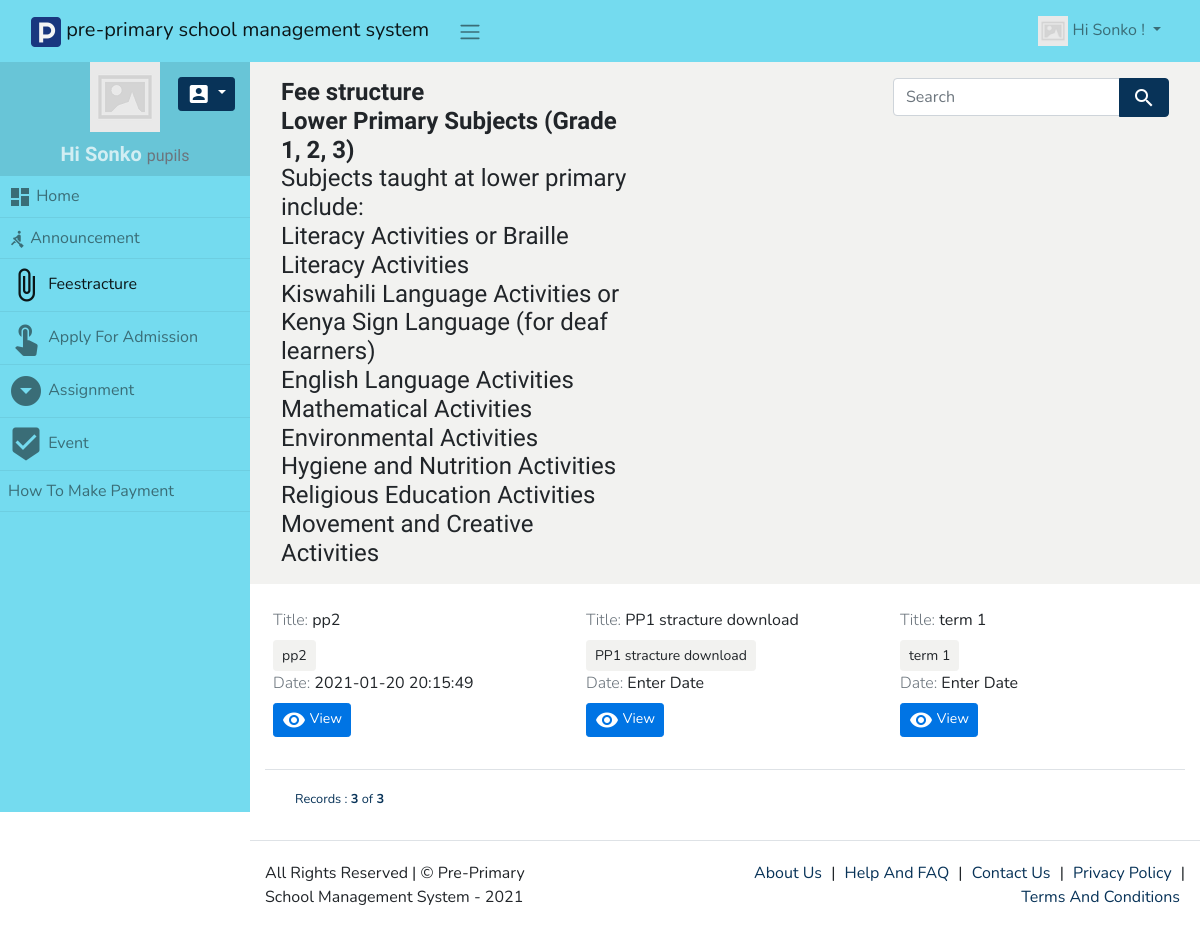
Page /feestracture (signed in) on the committed database.
### tables this page shows
CREATE TABLE `feestracture` (
  `id` int(11) NOT NULL,
  `title` varchar(255) NOT NULL,
  `content` varchar(255) NOT NULL,
  `date` varchar(255) NOT NULL
);

### app/views/partials/feestracture/list.php (the view, shortened to what the rows shown need)
<?php
$can_edit = ACL::is_allowed("feestracture/edit");
$can_view = ACL::is_allowed("feestracture/view");
?>
<?php
$page_element_id = "list-page-" . random_str();
$current_page = $this->set_current_page_link();
$view_data = $this->view_data;
$records = $view_data->records;
?>
<section class="page" id="<?php echo $page_element_id; ?>" data-page-type="list"  data-display-type="grid" data-page-url="<?php print_link($current_page); ?>">
                                            <div  class="">
                                                <div class="container-fluid">
                                                    <div class="row ">
                                                        <div class="col-md-12 comp-grid">
                                                            <div  class=" animated fadeIn page-content">
                                                                <div id="feestracture-list-records">
                                                                    <?php
                                                                    if(!empty($records)){
                                                                    ?>
                                                                    <div id="page-report-body">
                                                                        <div class="row sm-gutters page-data" id="page-data-<?php echo $page_element_id; ?>">
                                                                            <?php
                                                                            foreach($records as $data){
                                                                            $rec_id = (!empty($data['id']) ? urlencode($data['id']) : null);
                                                                            ?>
                                                                            <div class="col-sm-4">
                                                                                <div class="card-small p-2 mb-3 animated bounceIn">
                                                                                    <div class="mb-2">
                                                                                        <span <?php if($can_edit){ ?> data-value="<?php echo $data['title']; ?>"
                                                                                            class="is-editable" <?php } ?>>
                                                                                            <span class="font-weight-light text-muted ">
                                                                                                Title:
                                                                                            </span>
                                                                                            <?php echo $data['title']; ?>
                                                                                        </span>
                                                                                    </div>
                                                                                    <a class="btn btn-sm btn-light" href="<?php echo $data['content']; ?>"><i class ="fa fa-file"></i><?php echo " ".$data['title']; ?></a>
                                                                                    <div class="mb-2">
                                                                                        <span <?php if($can_edit){ ?> data-flatpickr="{altFormat: 'Y-m-d', minDate: '', maxDate: ''}"
                                                                                            class="is-editable" <?php } ?>>
                                                                                            <span class="font-weight-light text-muted ">
                                                                                                Date:
                                                                                            </span>
                                                                                            <?php echo $data['date']; ?>
                                                                                        </span>
                                                                                    </div>
                                                                                    <div class="td-btn">
                                                                                        <?php if($can_view){ ?>
                                                                                        <a class="btn btn-sm btn-success has-tooltip" title="View Record" href="<?php print_link("feestracture/view/$rec_id"); ?>">
                                                                                            <i class="material-icons">visibility</i> View
                                                                                        </a>
                                                                                        <?php } ?>
                                                                                    </div>
                                                                                </div>
                                                                            </div>
                                                                            <?php
                                                                            }
                                                                            ?>
                                                                        </div>
                                                                    </div>
                                                                    <?php
                                                                    }
                                                                    else{
                                                                    ?>
                                                                    <div class="text-muted  animated bounce p-3">
                                                                        <h4><i class="material-icons">block</i> No record found</h4>
                                                                    </div>
                                                                    <?php
                                                                    }
                                                                    ?>
                                                                </div>
                                                            </div>
                                                        </div>
                                                    </div>
                                                </div>
                                            </div>
                                        </section>

### rows in the picture
feestracture: title "pp2", date "2021-01-20 20:15:49"
feestracture: title "PP1 stracture download", date "Enter Date"
feestracture: title "term 1", date "Enter Date"

### other values in the picture
SITE_NAME "pre-primary school management system"
USER_NAME "Sonko"
ACL::$user_role "pupils"
$menuobj['label'] "Home"
$menuobj['label'] "Announcement"
$menuobj['label'] "Feestracture"
$menuobj['label'] "Apply For Admission"
$menuobj['label'] "Assignment"
$menuobj['label'] "Event"
$menuobj['label'] "How To Make Payment"
$record_position "3"
$this->total_records "3"
SITE_NAME "Pre-Primary School Management System"
